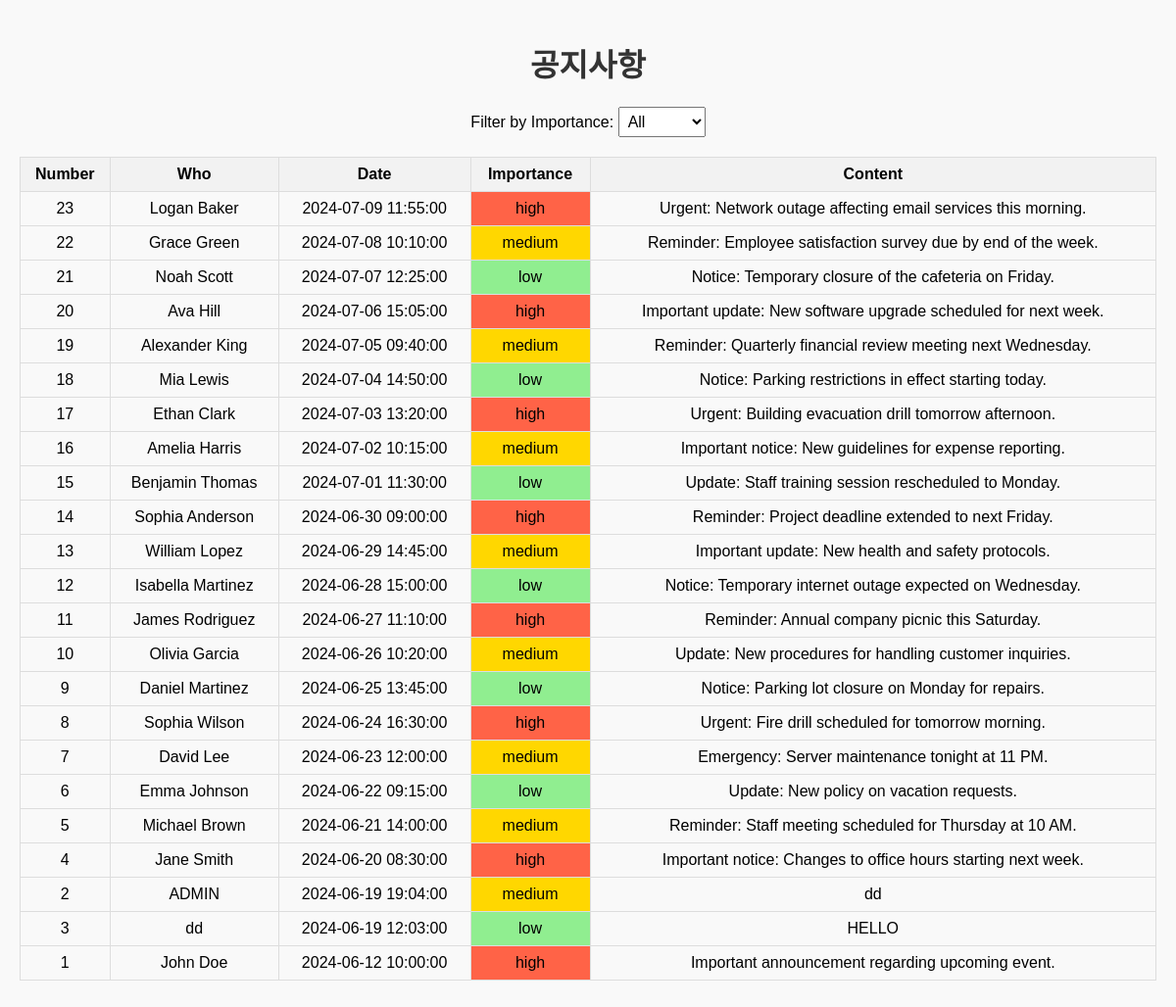
/cement.php, run on the app's committed database.
### tables this page shows
CREATE TABLE `cement` (
  `ann_num` int NOT NULL AUTO_INCREMENT,
  `ann_who` varchar(50) NOT NULL,
  `ann_date` datetime NOT NULL,
  `importance` enum('low','medium','high') NOT NULL,
  `content` text NOT NULL,
  PRIMARY KEY (`ann_num`)
);

### cement.php (the view, shortened to what this page needs)
<?php
include './dbconn.php';
$sql = "SELECT ann_num, ann_who, ann_date, importance, content FROM cement ORDER BY ann_date DESC";
$result = $connect->query($sql);
?>
<!DOCTYPE html>
<html lang="ko">
<head>
</head>
<body>
    <h1>공지사항</h1>
    <div class="filter-form">
        <label for="importance-filter">Filter by Importance:</label>
        <select id="importance-filter" onchange="filterAnnouncements()">
            <option value="all">All</option>
        </select>
    </div>
    <?php
    if ($result->num_rows > 0) {
        echo "<table id='announcement-table'>
                <tr>
                    <th>Number</th>
                    <th>Who</th>
                    <th>Date</th>
                    <th>Importance</th>
                    <th>Content</th>";
        echo "</tr>";
        while($row = $result->fetch_assoc()) {
            $importanceColor = "";
            switch($row["importance"]) {
                case "low":
                    $importanceColor = "#90EE90";
                    break;
                case "medium":
                    $importanceColor = "#FFD700";
                    break;
                case "high":
                    $importanceColor = "#FF6347";
                    break;
            }
            echo "<tr class='announcement-row' data-importance='{$row["importance"]}'>
                    <td>{$row["ann_num"]}</td>
                    <td>{$row["ann_who"]}</td>
                    <td>{$row["ann_date"]}</td>
                    <td style='background-color: $importanceColor;'>{$row["importance"]}</td>
                    <td>{$row["content"]}</td>";
            echo "</tr>";
        }
        echo "</table>";
    } else {
        echo "<p style='text-align: center;'>No announcements found.</p>";
    }
    ?>
</body>
</html>

### cement.php (style rules this page uses)
body { font-family: Arial, sans-serif; background-color: #f9f9f9; margin: 0; padding: 20px; }
h1 { text-align: center; color: #333; }
.filter-form { text-align: center; margin: 20px 0; }
.filter-form select { padding: 5px; font-size: 16px; }
table { width: 100%; border-collapse: collapse; margin: 20px 0; }
th, td { border: 1px solid #ddd; padding: 8px; }
th { background-color: #f2f2f2; text-align: center; }
td { text-align: center; }

### data on the page
cement: ann_num "23", ann_who "Logan Baker", ann_date "2024-07-09 11:55:00", importance "high", content "Urgent: Network outage affecting email services this morning."
cement: ann_num "22", ann_who "Grace Green", ann_date "2024-07-08 10:10:00", importance "medium", content "Reminder: Employee satisfaction survey due by end of the week."
cement: ann_num "21", ann_who "Noah Scott", ann_date "2024-07-07 12:25:00", importance "low", content "Notice: Temporary closure of the cafeteria on Friday."
cement: ann_num "20", ann_who "Ava Hill", ann_date "2024-07-06 15:05:00", importance "high", content "Important update: New software upgrade scheduled for next week."
cement: ann_num "19", ann_who "Alexander King", ann_date "2024-07-05 09:40:00", importance "medium", content "Reminder: Quarterly financial review meeting next Wednesday."
cement: ann_num "18", ann_who "Mia Lewis", ann_date "2024-07-04 14:50:00", importance "low", content "Notice: Parking restrictions in effect starting today."
cement: ann_num "17", ann_who "Ethan Clark", ann_date "2024-07-03 13:20:00", importance "high", content "Urgent: Building evacuation drill tomorrow afternoon."
cement: ann_num "16", ann_who "Amelia Harris", ann_date "2024-07-02 10:15:00", importance "medium", content "Important notice: New guidelines for expense reporting."
cement: ann_num "15", ann_who "Benjamin Thomas", ann_date "2024-07-01 11:30:00", importance "low", content "Update: Staff training session rescheduled to Monday."
cement: ann_num "14", ann_who "Sophia Anderson", ann_date "2024-06-30 09:00:00", importance "high", content "Reminder: Project deadline extended to next Friday."
cement: ann_num "13", ann_who "William Lopez", ann_date "2024-06-29 14:45:00", importance "medium", content "Important update: New health and safety protocols."
cement: ann_num "12", ann_who "Isabella Martinez", ann_date "2024-06-28 15:00:00", importance "low", content "Notice: Temporary internet outage expected on Wednesday."
cement: ann_num "11", ann_who "James Rodriguez", ann_date "2024-06-27 11:10:00", importance "high", content "Reminder: Annual company picnic this Saturday."
cement: ann_num "10", ann_who "Olivia Garcia", ann_date "2024-06-26 10:20:00", importance "medium", content "Update: New procedures for handling customer inquiries."
cement: ann_num "9", ann_who "Daniel Martinez", ann_date "2024-06-25 13:45:00", importance "low", content "Notice: Parking lot closure on Monday for repairs."
cement: ann_num "8", ann_who "Sophia Wilson", ann_date "2024-06-24 16:30:00", importance "high", content "Urgent: Fire drill scheduled for tomorrow morning."
cement: ann_num "7", ann_who "David Lee", ann_date "2024-06-23 12:00:00", importance "medium", content "Emergency: Server maintenance tonight at 11 PM."
cement: ann_num "6", ann_who "Emma Johnson", ann_date "2024-06-22 09:15:00", importance "low", content "Update: New policy on vacation requests."
cement: ann_num "5", ann_who "Michael Brown", ann_date "2024-06-21 14:00:00", importance "medium", content "Reminder: Staff meeting scheduled for Thursday at 10 AM."
cement: ann_num "4", ann_who "Jane Smith", ann_date "2024-06-20 08:30:00", importance "high", content "Important notice: Changes to office hours starting next week."
cement: ann_num "2", ann_who "ADMIN", ann_date "2024-06-19 19:04:00", importance "medium", content "dd"
cement: ann_num "3", ann_who "dd", ann_date "2024-06-19 12:03:00", importance "low", content "HELLO"
cement: ann_num "1", ann_who "John Doe", ann_date "2024-06-12 10:00:00", importance "high", content "Important announcement regarding upcoming event."
